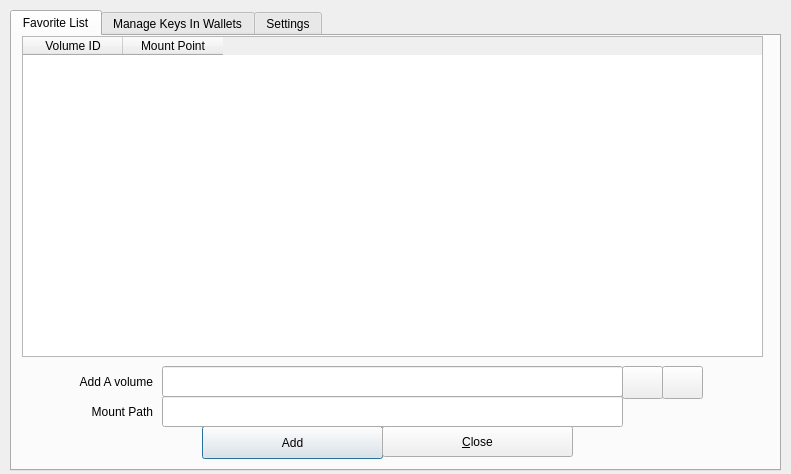
<?xml version="1.0" encoding="UTF-8"?>
<ui version="4.0">
 <class>favorites2</class>
 <widget class="QDialog" name="favorites2">
  <property name="geometry">
   <rect>
    <x>0</x>
    <y>0</y>
    <width>791</width>
    <height>474</height>
   </rect>
  </property>
  <property name="windowTitle">
   <string>Favorites</string>
  </property>
  <widget class="QTabWidget" name="tabWidget">
   <property name="geometry">
    <rect>
     <x>10</x>
     <y>10</y>
     <width>771</width>
     <height>461</height>
    </rect>
   </property>
   <property name="currentIndex">
    <number>0</number>
   </property>
   <widget class="QWidget" name="FavoritesList">
    <attribute name="title">
     <string>Favorite List</string>
    </attribute>
    <widget class="QTableWidget" name="tableWidget">
     <property name="geometry">
      <rect>
       <x>10</x>
       <y>0</y>
       <width>741</width>
       <height>321</height>
      </rect>
     </property>
     <property name="sizeAdjustPolicy">
      <enum>QAbstractScrollArea::AdjustToContents</enum>
     </property>
     <property name="editTriggers">
      <set>QAbstractItemView::NoEditTriggers</set>
     </property>
     <property name="selectionMode">
      <enum>QAbstractItemView::NoSelection</enum>
     </property>
     <property name="showGrid">
      <bool>false</bool>
     </property>
     <attribute name="horizontalHeaderMinimumSectionSize">
      <number>80</number>
     </attribute>
     <column>
      <property name="text">
       <string>Volume ID</string>
      </property>
      <property name="textAlignment">
       <set>AlignCenter</set>
      </property>
     </column>
     <column>
      <property name="text">
       <string>Mount Point</string>
      </property>
      <property name="textAlignment">
       <set>AlignCenter</set>
      </property>
     </column>
    </widget>
    <widget class="QPushButton" name="pbAdd">
     <property name="geometry">
      <rect>
       <x>190</x>
       <y>390</y>
       <width>181</width>
       <height>33</height>
      </rect>
     </property>
     <property name="text">
      <string>Add</string>
     </property>
    </widget>
    <widget class="QLineEdit" name="lineEditVolumeID">
     <property name="geometry">
      <rect>
       <x>150</x>
       <y>330</y>
       <width>461</width>
       <height>31</height>
      </rect>
     </property>
    </widget>
    <widget class="QLabel" name="label">
     <property name="geometry">
      <rect>
       <x>10</x>
       <y>330</y>
       <width>131</width>
       <height>31</height>
      </rect>
     </property>
     <property name="text">
      <string>Add A volume</string>
     </property>
     <property name="alignment">
      <set>Qt::AlignRight|Qt::AlignTrailing|Qt::AlignVCenter</set>
     </property>
    </widget>
    <widget class="QPushButton" name="pbFile">
     <property name="geometry">
      <rect>
       <x>610</x>
       <y>330</y>
       <width>41</width>
       <height>33</height>
      </rect>
     </property>
     <property name="text">
      <string/>
     </property>
    </widget>
    <widget class="QPushButton" name="pbPartition">
     <property name="geometry">
      <rect>
       <x>650</x>
       <y>330</y>
       <width>41</width>
       <height>33</height>
      </rect>
     </property>
     <property name="text">
      <string/>
     </property>
    </widget>
    <widget class="QLineEdit" name="lineEditMountPath">
     <property name="geometry">
      <rect>
       <x>150</x>
       <y>360</y>
       <width>461</width>
       <height>31</height>
      </rect>
     </property>
    </widget>
    <widget class="QLabel" name="label_2">
     <property name="geometry">
      <rect>
       <x>0</x>
       <y>360</y>
       <width>141</width>
       <height>31</height>
      </rect>
     </property>
     <property name="text">
      <string>Mount Path</string>
     </property>
     <property name="alignment">
      <set>Qt::AlignRight|Qt::AlignTrailing|Qt::AlignVCenter</set>
     </property>
    </widget>
    <widget class="QPushButton" name="pbClose">
     <property name="geometry">
      <rect>
       <x>370</x>
       <y>390</y>
       <width>191</width>
       <height>31</height>
      </rect>
     </property>
     <property name="text">
      <string>&amp;Close</string>
     </property>
    </widget>
   </widget>
   <widget class="QWidget" name="ManageVolumeKeys">
    <attribute name="title">
     <string>Manage Keys In Wallets</string>
    </attribute>
    <widget class="QFrame" name="frame_3">
     <property name="geometry">
      <rect>
       <x>10</x>
       <y>10</y>
       <width>741</width>
       <height>411</height>
      </rect>
     </property>
     <property name="frameShape">
      <enum>QFrame::StyledPanel</enum>
     </property>
     <property name="frameShadow">
      <enum>QFrame::Raised</enum>
     </property>
     <widget class="QGroupBox" name="groupBoxKeys">
      <property name="geometry">
       <rect>
        <x>10</x>
        <y>10</y>
        <width>201</width>
        <height>241</height>
       </rect>
      </property>
      <property name="title">
       <string>Set Default Wallet</string>
      </property>
      <widget class="QRadioButton" name="rbInternalWallet">
       <property name="geometry">
        <rect>
         <x>20</x>
         <y>90</y>
         <width>161</width>
         <height>41</height>
        </rect>
       </property>
       <property name="text">
        <string>Internal Wallet</string>
       </property>
      </widget>
      <widget class="QRadioButton" name="rbLibSecret">
       <property name="geometry">
        <rect>
         <x>20</x>
         <y>140</y>
         <width>161</width>
         <height>41</height>
        </rect>
       </property>
       <property name="text">
        <string>&amp;Libsecret</string>
       </property>
      </widget>
      <widget class="QRadioButton" name="rbKWallet">
       <property name="geometry">
        <rect>
         <x>20</x>
         <y>190</y>
         <width>161</width>
         <height>41</height>
        </rect>
       </property>
       <property name="text">
        <string>&amp;KWallet</string>
       </property>
      </widget>
      <widget class="QRadioButton" name="rbNone">
       <property name="geometry">
        <rect>
         <x>20</x>
         <y>40</y>
         <width>161</width>
         <height>41</height>
        </rect>
       </property>
       <property name="text">
        <string>&amp;None</string>
       </property>
      </widget>
     </widget>
     <widget class="QTableWidget" name="tableWidgetWallet">
      <property name="geometry">
       <rect>
        <x>220</x>
        <y>10</y>
        <width>511</width>
        <height>241</height>
       </rect>
      </property>
      <property name="editTriggers">
       <set>QAbstractItemView::NoEditTriggers</set>
      </property>
      <property name="selectionMode">
       <enum>QAbstractItemView::NoSelection</enum>
      </property>
      <column>
       <property name="text">
        <string>Volume Path</string>
       </property>
       <property name="textAlignment">
        <set>AlignCenter</set>
       </property>
      </column>
     </widget>
     <widget class="QLabel" name="label_21">
      <property name="geometry">
       <rect>
        <x>260</x>
        <y>248</y>
        <width>421</width>
        <height>31</height>
       </rect>
      </property>
      <property name="text">
       <string>Enter Volume Path Below</string>
      </property>
      <property name="alignment">
       <set>Qt::AlignCenter</set>
      </property>
     </widget>
     <widget class="QLineEdit" name="lineEditVolumePath">
      <property name="geometry">
       <rect>
        <x>260</x>
        <y>278</y>
        <width>411</width>
        <height>31</height>
       </rect>
      </property>
      <property name="echoMode">
       <enum>QLineEdit::Normal</enum>
      </property>
     </widget>
     <widget class="QLabel" name="label_23">
      <property name="geometry">
       <rect>
        <x>260</x>
        <y>308</y>
        <width>421</width>
        <height>31</height>
       </rect>
      </property>
      <property name="text">
       <string>Enter Password Below</string>
      </property>
      <property name="alignment">
       <set>Qt::AlignCenter</set>
      </property>
     </widget>
     <widget class="QLineEdit" name="lineEditPassword">
      <property name="geometry">
       <rect>
        <x>260</x>
        <y>338</y>
        <width>411</width>
        <height>31</height>
       </rect>
      </property>
      <property name="echoMode">
       <enum>QLineEdit::Password</enum>
      </property>
     </widget>
     <widget class="QPushButton" name="pbAddKeyToWallet">
      <property name="geometry">
       <rect>
        <x>280</x>
        <y>370</y>
        <width>181</width>
        <height>31</height>
       </rect>
      </property>
      <property name="text">
       <string>Add</string>
      </property>
     </widget>
     <widget class="QPushButton" name="pbVolumePathFromFavorites">
      <property name="geometry">
       <rect>
        <x>670</x>
        <y>278</y>
        <width>31</width>
        <height>31</height>
       </rect>
      </property>
      <property name="text">
       <string/>
      </property>
     </widget>
     <widget class="QLabel" name="label_22">
      <property name="geometry">
       <rect>
        <x>10</x>
        <y>278</y>
        <width>201</width>
        <height>51</height>
       </rect>
      </property>
      <property name="text">
       <string>Change Internal Wallet Password</string>
      </property>
      <property name="alignment">
       <set>Qt::AlignBottom|Qt::AlignHCenter</set>
      </property>
      <property name="wordWrap">
       <bool>true</bool>
      </property>
     </widget>
     <widget class="QPushButton" name="pbChangeWalletPassword">
      <property name="geometry">
       <rect>
        <x>10</x>
        <y>340</y>
        <width>201</width>
        <height>31</height>
       </rect>
      </property>
      <property name="text">
       <string/>
      </property>
     </widget>
     <widget class="QCheckBox" name="cbShowPassword">
      <property name="geometry">
       <rect>
        <x>670</x>
        <y>338</y>
        <width>31</width>
        <height>31</height>
       </rect>
      </property>
      <property name="text">
       <string/>
      </property>
     </widget>
     <widget class="QPushButton" name="pbClose_2">
      <property name="geometry">
       <rect>
        <x>460</x>
        <y>370</y>
        <width>181</width>
        <height>31</height>
       </rect>
      </property>
      <property name="text">
       <string>&amp;Close</string>
      </property>
     </widget>
     <widget class="QLabel" name="labelPassword">
      <property name="geometry">
       <rect>
        <x>120</x>
        <y>60</y>
        <width>531</width>
        <height>241</height>
       </rect>
      </property>
      <property name="autoFillBackground">
       <bool>true</bool>
      </property>
      <property name="text">
       <string>TextLabel</string>
      </property>
      <property name="alignment">
       <set>Qt::AlignCenter</set>
      </property>
      <property name="wordWrap">
       <bool>true</bool>
      </property>
      <property name="textInteractionFlags">
       <set>Qt::LinksAccessibleByMouse|Qt::TextSelectableByKeyboard|Qt::TextSelectableByMouse</set>
      </property>
     </widget>
     <widget class="QPushButton" name="pbVisiblePassword">
      <property name="geometry">
       <rect>
        <x>310</x>
        <y>260</y>
        <width>131</width>
        <height>33</height>
       </rect>
      </property>
      <property name="text">
       <string>Ok</string>
      </property>
     </widget>
    </widget>
   </widget>
   <widget class="QWidget" name="Settings">
    <attribute name="title">
     <string>Settings</string>
    </attribute>
    <widget class="QCheckBox" name="cbAllowExternalToolsToReadPasswords">
     <property name="geometry">
      <rect>
       <x>190</x>
       <y>290</y>
       <width>21</width>
       <height>41</height>
      </rect>
     </property>
     <property name="text">
      <string/>
     </property>
    </widget>
    <widget class="QCheckBox" name="cbShowMountDialogWhenAutoMounting">
     <property name="geometry">
      <rect>
       <x>190</x>
       <y>250</y>
       <width>21</width>
       <height>41</height>
      </rect>
     </property>
     <property name="text">
      <string/>
     </property>
    </widget>
    <widget class="QLabel" name="label_24">
     <property name="geometry">
      <rect>
       <x>220</x>
       <y>210</y>
       <width>401</width>
       <height>41</height>
      </rect>
     </property>
     <property name="text">
      <string>Auto Mount Favorites Volumes When Available</string>
     </property>
     <property name="wordWrap">
      <bool>true</bool>
     </property>
    </widget>
    <widget class="QCheckBox" name="cbAutoMountAtStartUp">
     <property name="geometry">
      <rect>
       <x>190</x>
       <y>170</y>
       <width>21</width>
       <height>41</height>
      </rect>
     </property>
     <property name="text">
      <string/>
     </property>
    </widget>
    <widget class="QLabel" name="label_25">
     <property name="geometry">
      <rect>
       <x>220</x>
       <y>250</y>
       <width>401</width>
       <height>41</height>
      </rect>
     </property>
     <property name="text">
      <string>Show Mount Dialog When Auto Mounting</string>
     </property>
     <property name="wordWrap">
      <bool>true</bool>
     </property>
    </widget>
    <widget class="QLabel" name="label_26">
     <property name="geometry">
      <rect>
       <x>220</x>
       <y>290</y>
       <width>401</width>
       <height>41</height>
      </rect>
     </property>
     <property name="text">
      <string>Allow External Tools To Get Passwords From Wallets</string>
     </property>
     <property name="wordWrap">
      <bool>true</bool>
     </property>
    </widget>
    <widget class="QCheckBox" name="cbAutoMountWhenAvailable">
     <property name="geometry">
      <rect>
       <x>190</x>
       <y>210</y>
       <width>21</width>
       <height>41</height>
      </rect>
     </property>
     <property name="maximumSize">
      <size>
       <width>431</width>
       <height>16777215</height>
      </size>
     </property>
     <property name="text">
      <string/>
     </property>
    </widget>
    <widget class="QLabel" name="label_27">
     <property name="geometry">
      <rect>
       <x>220</x>
       <y>170</y>
       <width>401</width>
       <height>41</height>
      </rect>
     </property>
     <property name="text">
      <string>Auto Mount Favorites Volumes At Startup</string>
     </property>
     <property name="wordWrap">
      <bool>true</bool>
     </property>
    </widget>
    <widget class="QCheckBox" name="cbShowFavoriteListOnContextMenu">
     <property name="geometry">
      <rect>
       <x>190</x>
       <y>130</y>
       <width>21</width>
       <height>31</height>
      </rect>
     </property>
     <property name="text">
      <string/>
     </property>
    </widget>
    <widget class="QLabel" name="label_28">
     <property name="geometry">
      <rect>
       <x>220</x>
       <y>120</y>
       <width>401</width>
       <height>51</height>
      </rect>
     </property>
     <property name="text">
      <string>Show Favorite List On Context Menu(Restart Required)</string>
     </property>
     <property name="wordWrap">
      <bool>true</bool>
     </property>
    </widget>
   </widget>
  </widget>
 </widget>
 <tabstops>
  <tabstop>tabWidget</tabstop>
  <tabstop>pbClose</tabstop>
  <tabstop>tableWidget</tabstop>
  <tabstop>lineEditVolumePath</tabstop>
  <tabstop>lineEditPassword</tabstop>
  <tabstop>pbAddKeyToWallet</tabstop>
  <tabstop>rbNone</tabstop>
  <tabstop>rbInternalWallet</tabstop>
  <tabstop>rbLibSecret</tabstop>
  <tabstop>rbKWallet</tabstop>
  <tabstop>pbChangeWalletPassword</tabstop>
  <tabstop>tableWidgetWallet</tabstop>
 </tabstops>
 <resources/>
 <connections/>
</ui>
